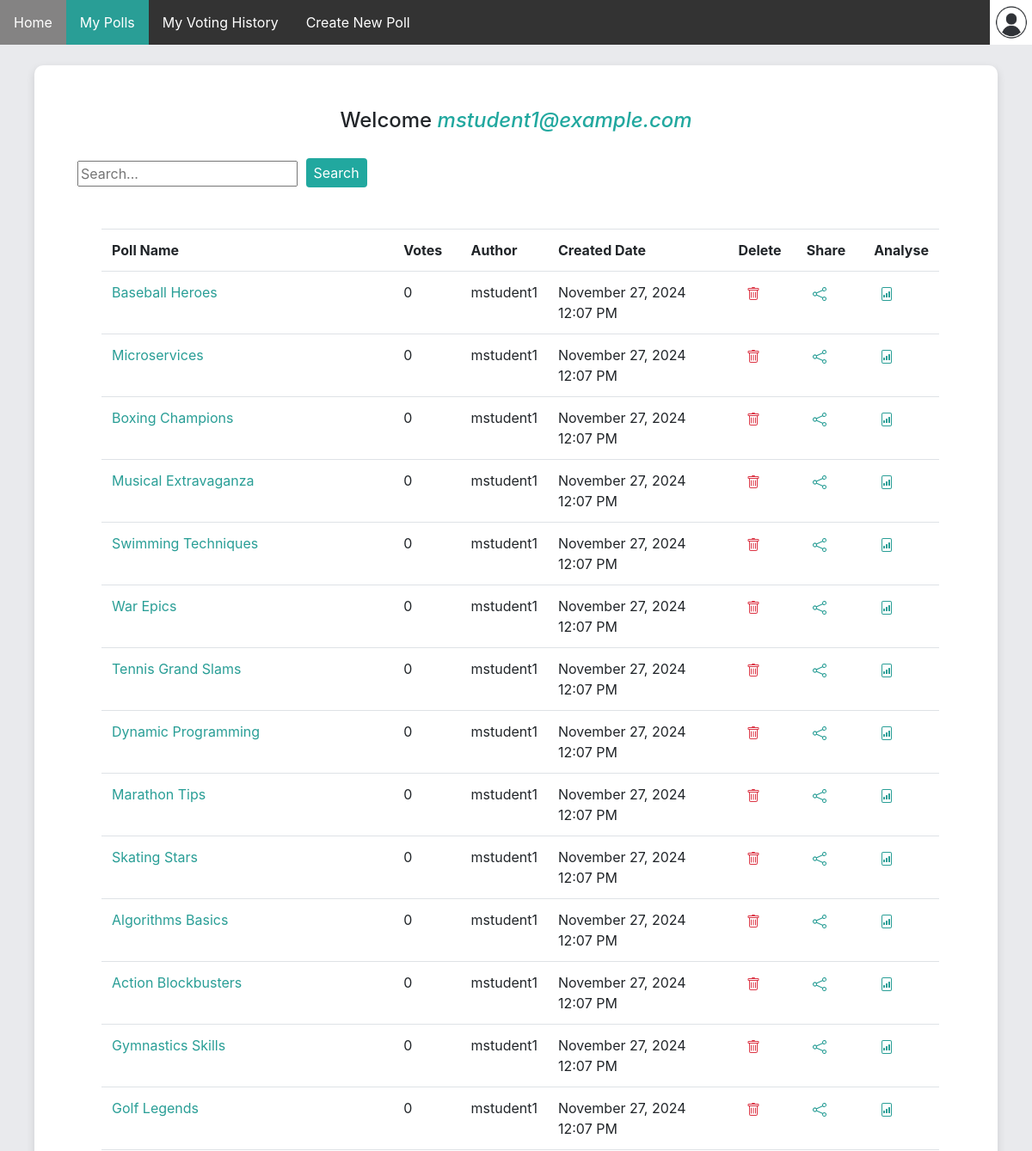
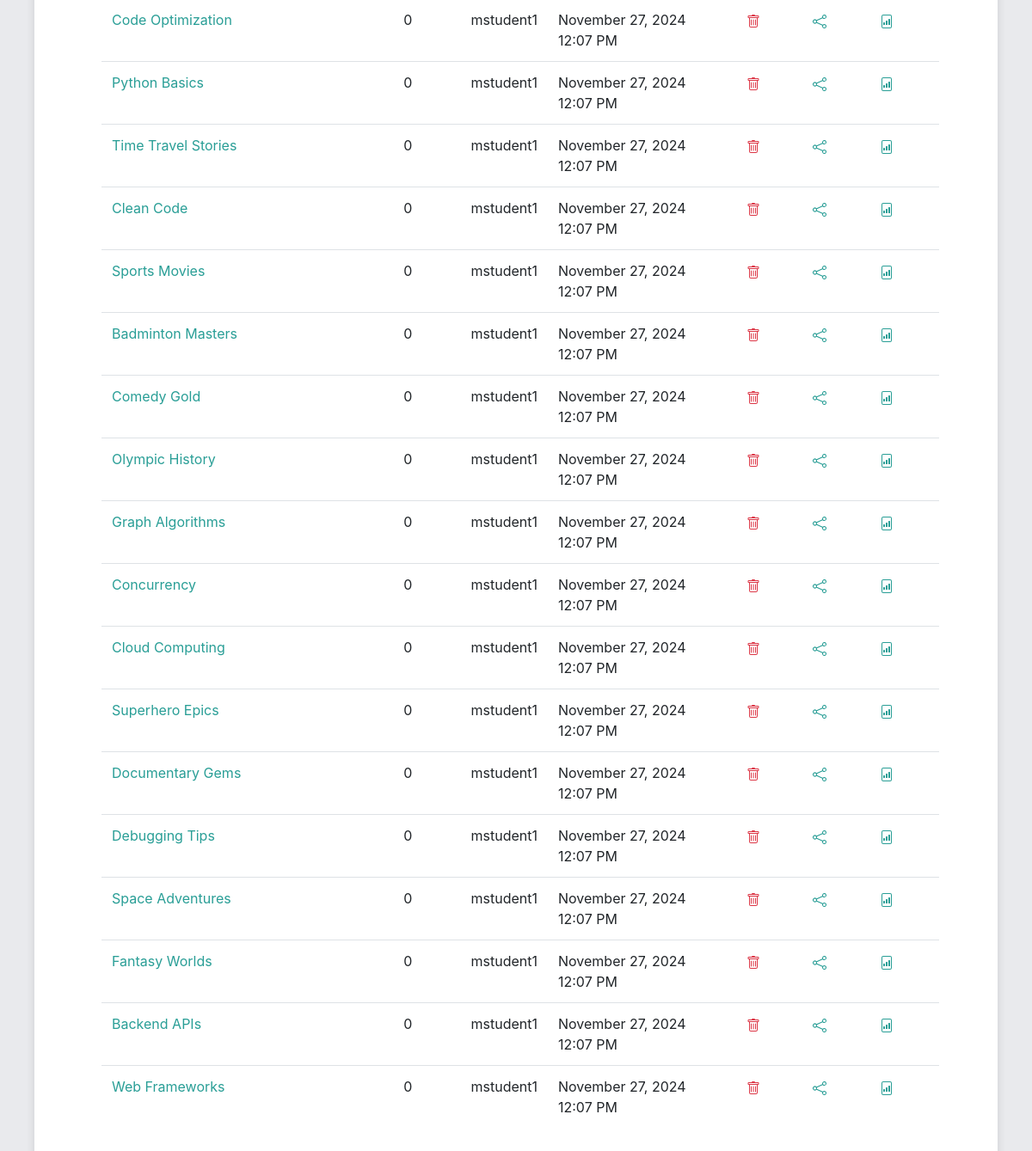
Page /home/my_polls (signed in) on the committed database (2 pictures, top to bottom).
### app/models.py (models this page shows)
class User(db.Model, UserMixin):
    __tablename__ = 'user'
    id = db.Column(db.Integer, primary_key=True)
    email = db.Column(db.String(500), unique=True, nullable=False)
    password_hash = db.Column(db.String(500), unique=True, nullable=False) # store the hash password
    age=db.Column(db.Integer, nullable=False)
    gender=db.Column(db.String(10), nullable=False)
    is_admin = db.Column(db.Boolean, default=False)
    polls = db.relationship('Poll', backref='creator', lazy=True, cascade="all, delete")
    votes = db.relationship('Vote', backref='voter', lazy=True, cascade="all, delete")
    poll_reports = db.relationship('UserPollReport', backref='user', lazy=True, cascade="all, delete")

class Poll(db.Model):
    __tablename__ = 'poll'
    id = db.Column(db.Integer, primary_key=True)
    title = db.Column(db.String(120), nullable=False)
    description = db.Column(db.String(500), nullable=True)
    created_at =db.Column(db.DateTime, default=datetime.now)
    status = db.Column(db.String(20), default='active')
    user_id = db.Column(db.Integer, db.ForeignKey('user.id'), nullable=False)
    is_flagged = db.Column(db.Boolean, default=False)
    options = db.relationship('Option', backref='poll', cascade="all, delete",lazy=True)
    votes = db.relationship('Vote', backref='poll', cascade="all,delete", lazy=True)
    poll_reports = db.relationship('UserPollReport', backref='poll', lazy=True, cascade="all, delete")
    @hybrid_property
    def vote_count(self):
        return len(self.votes)
    @hybrid_property
    def creator_username(self):
        creator = User.query.get(self.user_id)
        name, _, _ =creator.email.rpartition('@')
        return name

### app/routes.py (the view)
@app.route("/home/my_polls")
@login_required
def my_polls():
    polls = ps.get_polls_created_by_user(user_id=current_user.id)
    if 'q' in request.args:
        query = request.args.get('q').lower()
        polls = [p for p in polls if re.search(query, p.title.lower()) or re.search(query, p.creator_username.lower()) or re.search(query, p.created_at.strftime('%B %d, %Y at %I:%M %p').lower())]
    return render_template("my_polls.html", user=current_user, polls=polls, page="poll")

### app/auth.py (called while the page is built)
def load_user(user_id):
    return User.query.get(int(user_id))

### app/poll_service.py (called while the page is built)
def get_polls_created_by_user(user_id):
    return Poll.query.filter_by(user_id=user_id)

### app/routes.py (called while the page is built)
@login_manager.user_loader
def load_user(user_id):
    return auth.load_user(user_id)

### app/templates/my_polls.html (shortened to what this page needs)
{% extends 'home.html' %}
{% block wrapper %}
<div class="m-5">
    <table class="table">
        <tr>
            <th scope="col"> Poll Name </th>
            <th scope="col"> Votes </th>
            <th scope="col"> Author </th>
            <th scope="col"> Created Date </th>
            <th scope="col"> Delete </th>
            <th scope="col"> Share </th>
            <th scope="col"> Analyse </th>
        </tr>
        {% for poll in polls %}
        <tr>
            <td class='col-sm-5'><a href="{{ url_for('poll', poll_id=poll.id) }}">{{ poll.title }}</a></td>
            <td class='col-sm-1'>{{ poll.vote_count}}</td>
            <td class='col-sm-1'>{{ poll.creator_username}} </td>
            <td class='col-sm-3'>{{ poll.created_at.strftime('%B %d, %Y %I:%M %p')}} </td>
            <td class="col-sm-1"><a class="text-danger" onclick="return confirm('Are you sure you want to Delete this Poll?')" href="{{url_for('delete_poll', poll_id=poll.id)}}">
            </a></td>
            <td class="col-sm-1"><a href="{{url_for('share_poll', poll_id=poll.id)}}">
            </a></td>
            <td class="col-sm-1"><a href="{{url_for('analyse', poll_id=poll.id)}}">
            </a></td>
        </tr>
        {% endfor %}
    </table>
    </div>
{% endblock %}

### app/templates/home.html (shortened to what this page needs)
{% extends "base.html" %}
{% block body %}
<link rel="stylesheet" href="{{ url_for('static', filename='home.css') }}" type="text/css"/>
<nav>
    <ul>
        <li><a id="home" href="{{ url_for('home') }}">Home</a></li>
        <li><a id="poll" href="{{url_for('my_polls')}}">My Polls</a></li>
        <li><a id="history" href="{{url_for('my_votes')}}">My Voting History</a></li>
        <li><a href="{{ url_for('create_poll') }}">Create New Poll</a></li>
        <li style="cursor: pointer; float: right; margin-right: -3px;" class="user">
            <img width="50" height="52" onclick="toggleSidebar()" style="float:right" src="{{ url_for('static', filename='user.jpg')}}">
        </li>
    </ul>
</nav>
<br>
<div class="wrapper">
    <h4 class="welcome">Welcome <i class="username">{{user.email}}</i></h4><br>
    <div style="margin-left: 50px;">
    <form>
        <input type="search-poll" name="q" placeholder="Search...">
        <button type="search-submit" class="btn search-button">Search</button>
    </form>
    </div>
    {% block wrapper %}
    {% endblock %}
</div>
{% endblock %}

### app/templates/base.html (shortened to what this page needs)
<!DOCTYPE html>
<html>
<head>
    <link rel="stylesheet" href="https://cdn.jsdelivr.net/npm/bootstrap@4.1.3/dist/css/bootstrap.min.css">
</head>
<body>
    {% block body %} {% endblock %}
</body>
</html>

### app/static/home.css (style rules this page uses)
body { background: rgb(233, 234, 237); }
ul { list-style-type: none; margin: 0; padding: 0; overflow: hidden; background-color: #333; }
li { float: left; }
li a { display: block; color: white; text-align: center; padding: 14px 16px; text-decoration: none !important; }
.active { background-color: #299E96; }
h2, h5, th, td { cursor: default; }
.welcome { text-align: center; margin-top: 30px; }
table { border-collapse: collapse; margin: 20px; margin-left: 30px; min-width: fit-content; max-width: 95%; }
th, td { text-align: left; padding: 8px; }
td a { color: #299E96; display: block; }
.wrapper { background: #fff; border-radius: 10px; box-shadow: 0px 4px 10px 1px rgba(0, 0, 0, 0.1); display: block; align-items: center; justify-content: center; padding-top: 20px; margin-left: 40px; margin-right: 40px; padding-bottom: 20px; }
.username { color: #21a89f; }
.user { padding-right: 2px; }
.search-button { margin-top: -5px; margin-left: 5px; padding: .25rem .5rem; color:white; background-color: #21a89f; }

### rows in the picture
User: email "mstudent1@example.com"
Poll: title "Baseball Heroes", vote_count "0", creator_username "mstudent1", created_at "November 27, 2024 12:07 PM"
Poll: title "Microservices", vote_count "0", creator_username "mstudent1", created_at "November 27, 2024 12:07 PM"
Poll: title "Boxing Champions", vote_count "0", creator_username "mstudent1", created_at "November 27, 2024 12:07 PM"
Poll: title "Musical Extravaganza", vote_count "0", creator_username "mstudent1", created_at "November 27, 2024 12:07 PM"
Poll: title "Swimming Techniques", vote_count "0", creator_username "mstudent1", created_at "November 27, 2024 12:07 PM"
Poll: title "War Epics", vote_count "0", creator_username "mstudent1", created_at "November 27, 2024 12:07 PM"
Poll: title "Tennis Grand Slams", vote_count "0", creator_username "mstudent1", created_at "November 27, 2024 12:07 PM"
Poll: title "Dynamic Programming", vote_count "0", creator_username "mstudent1", created_at "November 27, 2024 12:07 PM"
Poll: title "Marathon Tips", vote_count "0", creator_username "mstudent1", created_at "November 27, 2024 12:07 PM"
Poll: title "Skating Stars", vote_count "0", creator_username "mstudent1", created_at "November 27, 2024 12:07 PM"
Poll: title "Algorithms Basics", vote_count "0", creator_username "mstudent1", created_at "November 27, 2024 12:07 PM"
Poll: title "Action Blockbusters", vote_count "0", creator_username "mstudent1", created_at "November 27, 2024 12:07 PM"
Poll: title "Gymnastics Skills", vote_count "0", creator_username "mstudent1", created_at "November 27, 2024 12:07 PM"
Poll: title "Golf Legends", vote_count "0", creator_username "mstudent1", created_at "November 27, 2024 12:07 PM"
Poll: title "Code Optimization", vote_count "0", creator_username "mstudent1", created_at "November 27, 2024 12:07 PM"
Poll: title "Python Basics", vote_count "0", creator_username "mstudent1", created_at "November 27, 2024 12:07 PM"
Poll: title "Time Travel Stories", vote_count "0", creator_username "mstudent1", created_at "November 27, 2024 12:07 PM"
Poll: title "Clean Code", vote_count "0", creator_username "mstudent1", created_at "November 27, 2024 12:07 PM"
Poll: title "Sports Movies", vote_count "0", creator_username "mstudent1", created_at "November 27, 2024 12:07 PM"
Poll: title "Badminton Masters", vote_count "0", creator_username "mstudent1", created_at "November 27, 2024 12:07 PM"
Poll: title "Comedy Gold", vote_count "0", creator_username "mstudent1", created_at "November 27, 2024 12:07 PM"
Poll: title "Olympic History", vote_count "0", creator_username "mstudent1", created_at "November 27, 2024 12:07 PM"
Poll: title "Graph Algorithms", vote_count "0", creator_username "mstudent1", created_at "November 27, 2024 12:07 PM"
Poll: title "Concurrency", vote_count "0", creator_username "mstudent1", created_at "November 27, 2024 12:07 PM"
Poll: title "Cloud Computing", vote_count "0", creator_username "mstudent1", created_at "November 27, 2024 12:07 PM"
Poll: title "Superhero Epics", vote_count "0", creator_username "mstudent1", created_at "November 27, 2024 12:07 PM"
Poll: title "Documentary Gems", vote_count "0", creator_username "mstudent1", created_at "November 27, 2024 12:07 PM"
Poll: title "Debugging Tips", vote_count "0", creator_username "mstudent1", created_at "November 27, 2024 12:07 PM"
Poll: title "Space Adventures", vote_count "0", creator_username "mstudent1", created_at "November 27, 2024 12:07 PM"
Poll: title "Fantasy Worlds", vote_count "0", creator_username "mstudent1", created_at "November 27, 2024 12:07 PM"
Poll: title "Backend APIs", vote_count "0", creator_username "mstudent1", created_at "November 27, 2024 12:07 PM"
Poll: title "Web Frameworks", vote_count "0", creator_username "mstudent1", created_at "November 27, 2024 12:07 PM"
